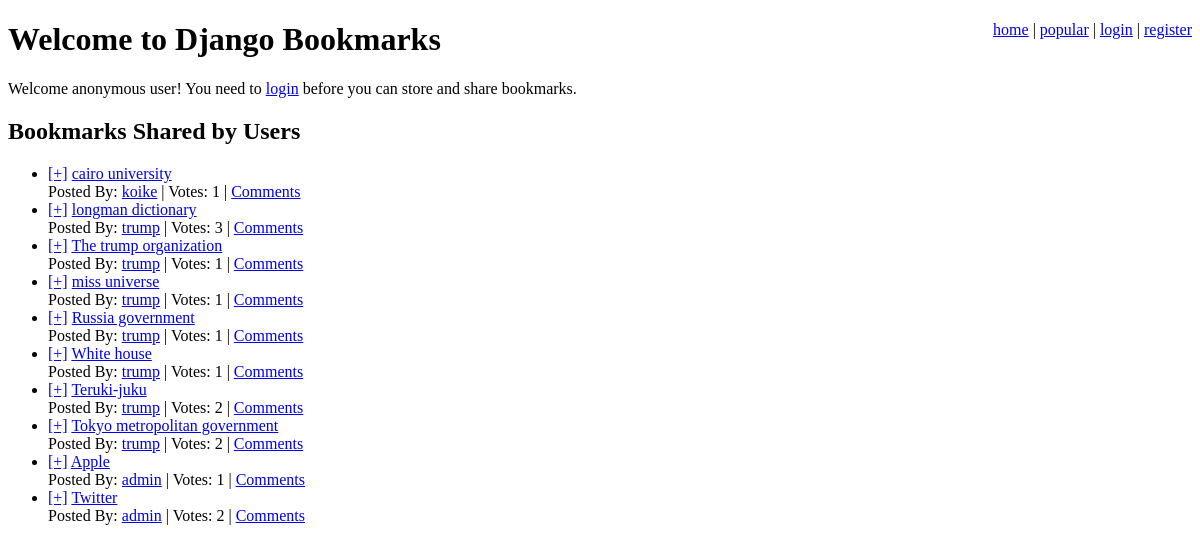
The app's page /, older data.
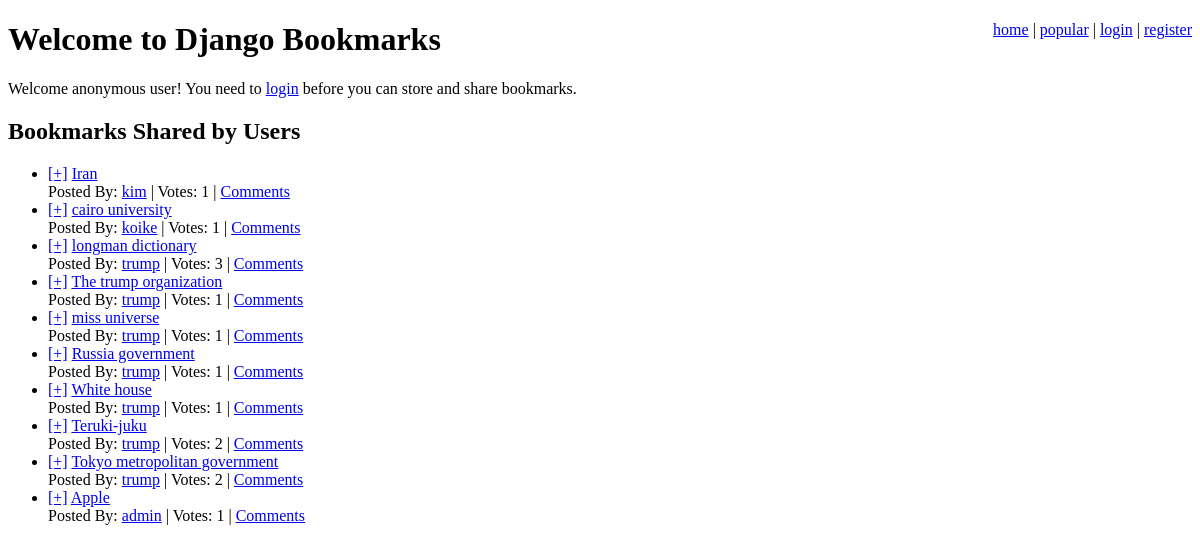
The same page, newer data.
### bookmarks/models.py (models this page shows, shortened)
class SharedBookmark(models.Model):
    bookmark = models.ForeignKey(Bookmark, unique=True)
    date = models.DateTimeField(auto_now_add=True)
    votes = models.IntegerField(default=1)
    users_voted = models.ManyToManyField(User)

class Bookmark(models.Model):
    title = models.CharField(max_length=200)
    user = models.ForeignKey(User)
    link = models.ForeignKey(Link)

### bookmarks/views.py (the view)
# urls.py: url(r'^$', main_page, name='main_page'),
def main_page(request):
    shared_bookmarks = SharedBookmark.objects.order_by(
        '-date'
    )[:10]
    context = {'shared_bookmarks': shared_bookmarks}
    return render(request, 'bookmarks/main_page.djhtml', context)

### bookmarks/templates/bookmarks/main_page.djhtml (shortened to what this page needs)
{% extends "base.djhtml" %}
{% block head %}Welcome to Django Bookmarks{% endblock %}
{% block content %}
    {% if user.username %}
	<p>Welcom {{ user.username }}!
	    Here you can store and share bookmarks!</p>
    {% else %}
	<p>Welcome anonymous user!
	    You need to <a href="/login/">login</a>
	    before you can store and share bookmarks.</p>
    {% endif %}
    <h2>Bookmarks Shared by Users</h2>
    {% include 'bookmarks/shared_bookmark_list.djhtml' %}
{% endblock %}

### bookmarks/templates/bookmarks/shared_bookmark_list.djhtml
{% if shared_bookmarks %}
    <ul class="bookmarks">
	{% for shared_bookmark in shared_bookmarks %}
	    <li>
		<a href="/vote/?id={{ shared_bookmark.id }}"
		   class="vote">[+]</a>
		<a href="{{ shared_bookmark.bookmark.link.url }}" class="title">
		    {{ shared_bookmark.bookmark.title|escape }}</a>
		<br />
		Posted By:
		<a href="/user/{{ shared_bookmark.bookmark.user.username }}/"
		   class="username">
		    {{ shared_bookmark.bookmark.user.username }}</a> |
		<span class="vote-count">Votes:
		    {{ shared_bookmark.votes }}</span> |
		<a href="/bookmark/{{ shared_bookmark.id }}/">Comments</a>
	    </li>
	{% endfor %}
    </ul>
{% else %}
    <p>No bookmarks found.</p>
{% endif %}

Row changes from the older to the newer data that the page shows:
no longer on this page (row unchanged): SharedBookmark: bookmark "Twitter", bookmark.user.username "admin", votes "2"
added SharedBookmark: bookmark "Iran", bookmark.user.username "kim", votes "1"
